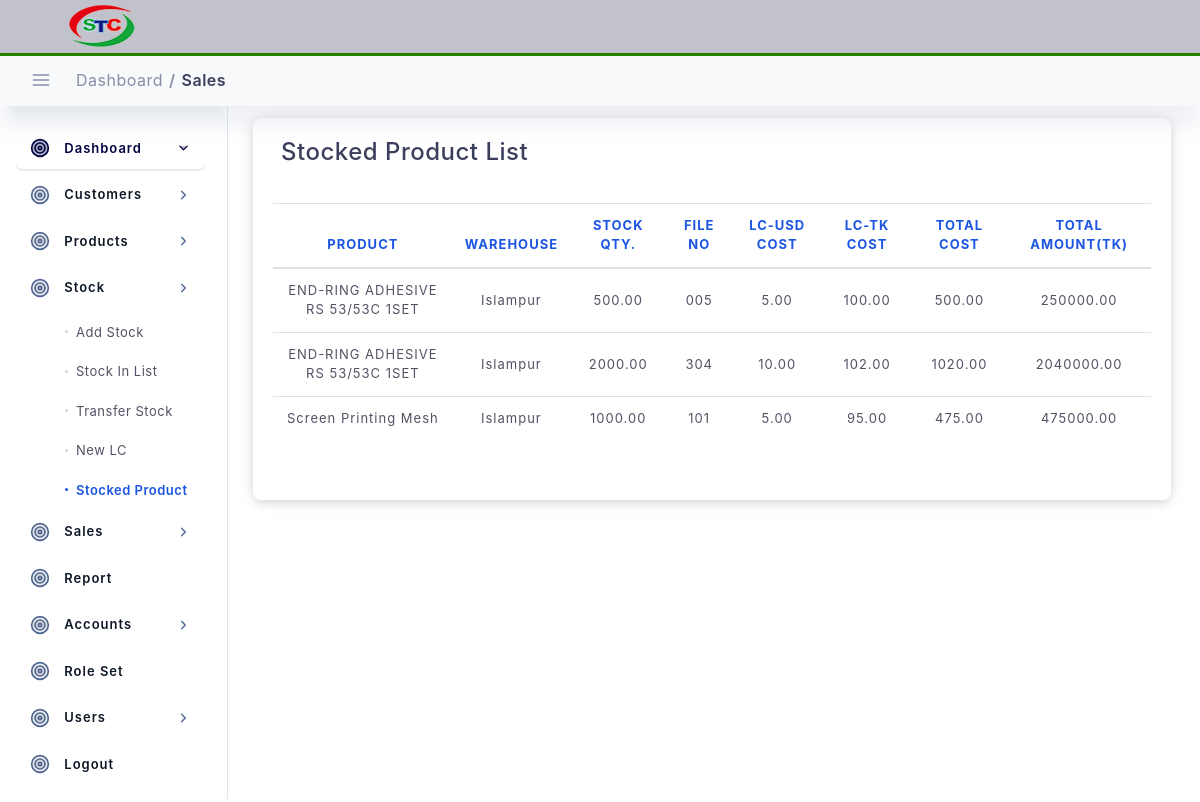
The page /stock/stocked-product-list (signed in) on the database as committed earlier.
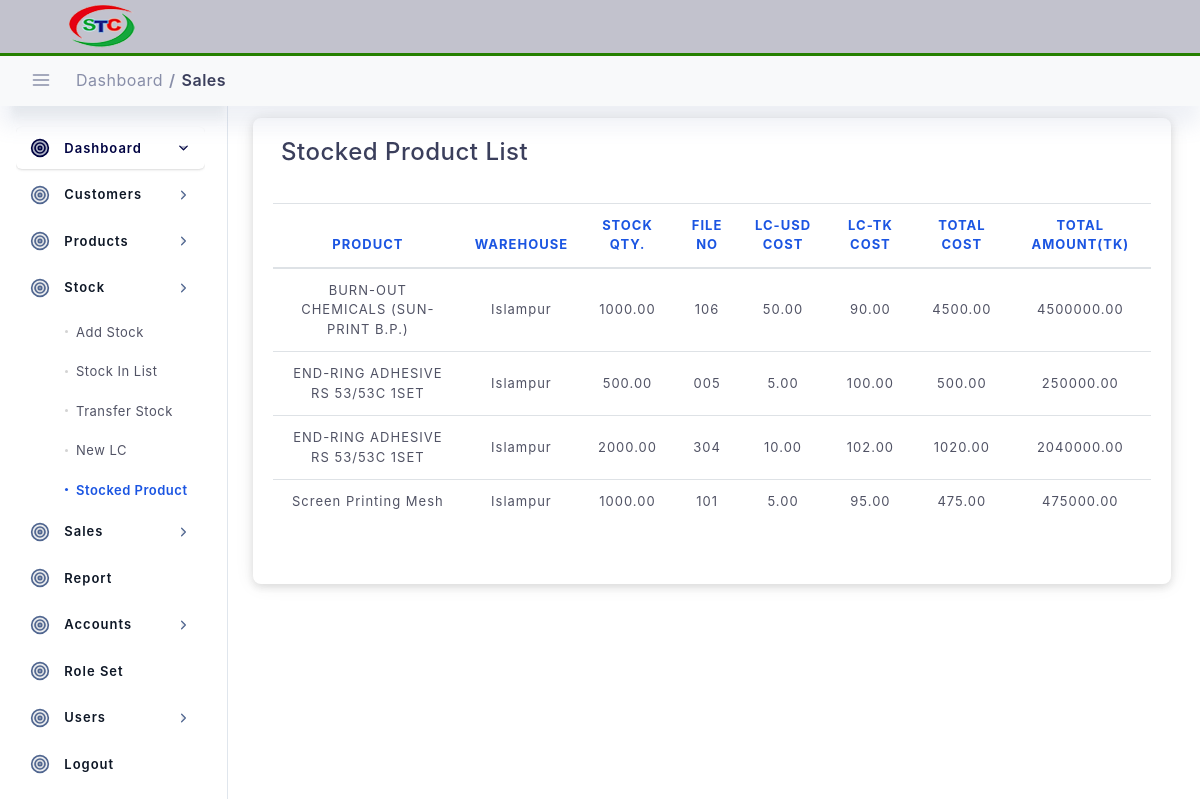
The same page on the database as committed later.
### stock/models.py (models this page shows, shortened)
class Stock(models.Model):
    transaction_no = models.CharField(max_length=100, primary_key=True, default=transaction_no)
    created_at = models.DateTimeField(blank=True, null=True, auto_now_add=True)
    updated_at = models.DateTimeField(blank=True, null=True, auto_now=True)
    stock_in_date = models.DateField(blank=True, null=True)
    product = models.ForeignKey(Products, on_delete=models.DO_NOTHING, )
    warehouse = models.ForeignKey(Warehouse, on_delete=models.DO_NOTHING, )
    quantity = models.DecimalField(max_digits=20, decimal_places=2)
    file_no = models.CharField(max_length=100)
    lc_per_dollar_cost_tk = models.DecimalField(max_digits=20, decimal_places=2)
    lc_unit_cost_usd = models.DecimalField(max_digits=20, decimal_places=2)
    lc_unit_cost_tk = models.DecimalField(max_digits=20, decimal_places=2)
    total_amount_tk = models.DecimalField(max_digits=20, decimal_places=2)
    author = models.ForeignKey(User, on_delete=models.DO_NOTHING, )
    is_active = models.BooleanField(default=True)
    class Meta:
        unique_together = (('stock_in_date', 'file_no', 'product'),)

### setup_data/models.py (models this page shows)
class Products(models.Model):
    created_at = models.DateTimeField(blank=True, null=True, auto_now_add=True)
    updated_at = models.DateTimeField(blank=True, null=True, auto_now=True)
    product_name = models.CharField(max_length=100, )
    packing = models.CharField(max_length=20, blank=True, null=True)
    price = models.DecimalField(max_digits=20, decimal_places=2)
    author = models.ForeignKey(User, on_delete=models.DO_NOTHING, )
    category = models.ForeignKey(Category, on_delete=models.DO_NOTHING, )
    origin = models.ForeignKey(Origin, on_delete=models.DO_NOTHING, )
    is_active = models.BooleanField(default=True)
    def __str__(self):
        return self.product_name

class Warehouse(models.Model):
    created_at = models.DateTimeField(blank=True, null=True, auto_now_add=True)
    updated_at = models.DateTimeField(blank=True, null=True, auto_now=True)
    warehouse_name = models.CharField(max_length=100)
    author = models.ForeignKey(User, on_delete=models.DO_NOTHING, )
    is_active = models.BooleanField(default=True)
    def __str__(self):
        return self.warehouse_name

### stock/views.py (the view)
# urls.py: path('stocked-product-list', views.StockedProductListView.as_view(), name="stocked-product-list"),
class StockedProductListView(LoginRequiredMixin, ListView, ):
    model = Stock  # Model I want to Covert to List
    template_name = 'stock/stocked_product_list.html'  # Template Name
    context_object_name = 'stocks'  # Change default name of objectList
    ordering = ['-stock_in_date', '-updated_at']  # Ordering post LIFO
    paginate_by = 10  # number of page I want to show in single page
    def get_context_data(self, **kwargs):
        context = super().get_context_data(**kwargs)
        context["title"] = "Stocked Product"
        context["nav_bar"] = "stocked_product"
        context['stock_list'] = self.model.objects.all()
        return context

### templates/stock/stocked_product_list.html (shortened to what this page needs)
{% extends "main/base.html" %}
{% load static %}
{% block content %}
<div class="col-lg-12 p-4">
    <div class="statbox widget box box-shadow">
        <div class="widget-header">
            <div class="row pb-4">
                <div class="mb-1 col-lg-8">
                    <h4>Stocked Product List</h4>
                </div>
            </div>
        </div>
        <div class="scrollme">
            <table class="table table-hover" id="dataTable">
                <thead>
                <tr>
                    <th class="text-center">Product</th>
                    <th class="text-center">Warehouse</th>
                    <th class="text-center">Stock Qty.</th>
                    <th class="text-center">File No</th>
                    <th class="text-center">LC-USD Cost</th>
                    <th class="text-center">LC-TK Cost</th>
                    <th class="text-center">Total Cost</th>
                    <th class="text-center">Total Amount(TK)</th>
                </tr>
                </thead>
                <tbody>
                {% for stock in stocks %}
                <tr>
                    <td class="text-center">{{stock.product}}</td>
                    <td class="text-center">{{stock.warehouse}}</td>
                    <td class="text-center">{{stock.quantity}}</td>
                    <td class="text-center">{{stock.file_no}}</td>
                    <td class="text-center">{{stock.lc_unit_cost_usd}}</td>
                    <td class="text-center">{{stock.lc_per_dollar_cost_tk}}</td>
                    <td class="text-center">{{stock.lc_unit_cost_tk}}</td>
                    <td class="text-center">{{stock.total_amount_tk}}</td>
                </tr>
                {% endfor %}
                </tbody>
            </table>
            <div class="d-flex justify-content-center">
            </div>
        </div>
    </div>
</div>
{% endblock content %}

Rows that differ between the two databases and show on the page:
added Stock: product "BURN-OUT CHEMICALS (SUN-PRINT B.P.)", warehouse "Islampur", quantity "1000.00", file_no "106", lc_unit_cost_usd "50.00", lc_per_dollar_cost_tk "90.00", lc_unit_cost_tk "4500.00", total_amount_tk "4500000.00"
